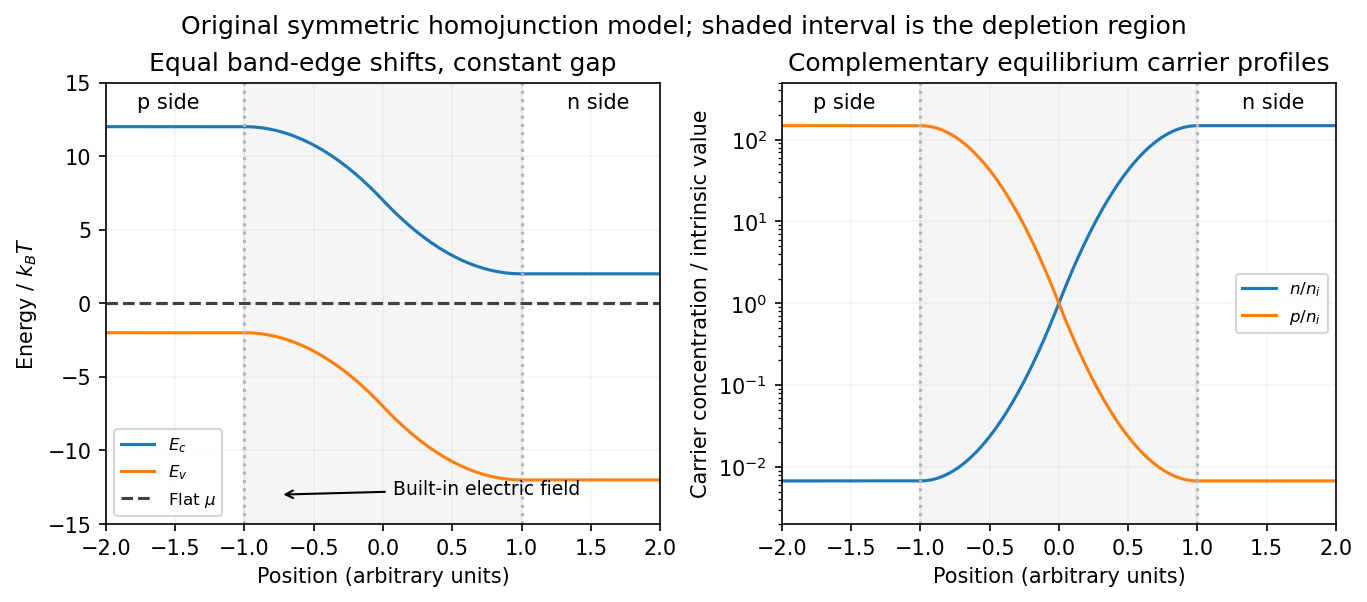

The script that drew this image:
"""Original explanatory plot; run from the corresponding _media directory."""
from pathlib import Path
import numpy as np
import matplotlib
matplotlib.use("Agg")
import matplotlib.pyplot as plt
from matplotlib.patches import Circle, Patch
plt.rcParams.update({"font.size": 10, "figure.facecolor": "white", "axes.facecolor": "white"})

fig,axs=plt.subplots(1,2,figsize=(9,3.9),layout='constrained');x=np.linspace(-2,2,900)
phi=np.where(x<-1,-1,np.where(x<0,-1+(x+1)**2,np.where(x<1,1-(1-x)**2,1)));phiT=5*phi
Ec=7-phiT;Ev=-7-phiT
axs[0].plot(x,Ec,label=r'$E_c$');axs[0].plot(x,Ev,label=r'$E_v$');axs[0].axhline(0,color='0.25',ls='--',label=r'Flat $\mu$');axs[0].set(ylabel=r'Energy / $k_BT$',ylim=(-15,15),title='Equal band-edge shifts, constant gap');axs[0].legend(fontsize=8)
axs[0].annotate('Built-in electric field',(-.75,-13),(.75,-13),ha='center',arrowprops=dict(arrowstyle='->'),fontsize=9)
axs[1].semilogy(x,np.exp(phiT),label=r'$n/n_i$');axs[1].semilogy(x,np.exp(-phiT),label=r'$p/n_i$');axs[1].set(ylabel='Carrier concentration / intrinsic value',ylim=(.002,500),title='Complementary equilibrium carrier profiles');axs[1].legend(fontsize=8)
for a in axs:a.axvspan(-1,1,color='0.5',alpha=.08);a.axvline(-1,color='0.7',ls=':');a.axvline(1,color='0.7',ls=':');a.set(xlabel='Position (arbitrary units)',xlim=(-2,2));a.text(-1.55,.94,'p side',transform=a.get_xaxis_transform(),ha='center');a.text(1.55,.94,'n side',transform=a.get_xaxis_transform(),ha='center');a.grid(alpha=.13)
fig.suptitle('Original symmetric homojunction model; shaded interval is the depletion region')

fig.savefig(Path.cwd()/Path(__file__).with_suffix(".png").name, dpi=150, facecolor="white", bbox_inches="tight")
plt.close(fig)
